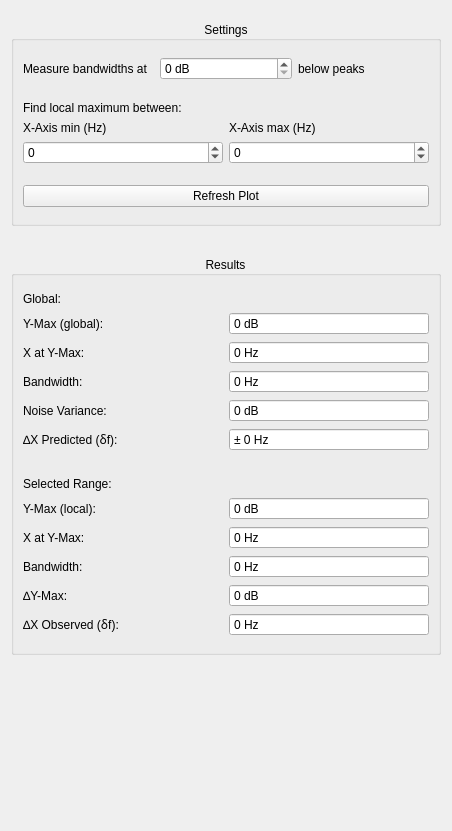
              <widget class="QWidget" name="scrollAreaWidgetContents_2">
               <property name="geometry">
                <rect>
                 <x>0</x>
                 <y>0</y>
                 <width>452</width>
                 <height>831</height>
                </rect>
               </property>
               <layout class="QVBoxLayout" name="verticalLayout_5">
                <item>
                 <layout class="QVBoxLayout" name="verticalLayout_4">
                  <property name="spacing">
                   <number>30</number>
                  </property>
                  <property name="topMargin">
                   <number>10</number>
                  </property>
                  <property name="bottomMargin">
                   <number>22</number>
                  </property>
                  <item>
                   <widget class="QGroupBox" name="group_settings">
                    <property name="title">
                     <string>Settings</string>
                    </property>
                    <property name="alignment">
                     <set>Qt::AlignCenter</set>
                    </property>
                    <layout class="QGridLayout" name="gridLayout_8">
                     <property name="topMargin">
                      <number>16</number>
                     </property>
                     <property name="bottomMargin">
                      <number>16</number>
                     </property>
                     <item row="0" column="0">
                      <layout class="QVBoxLayout" name="verticalLayout_2">
                       <item>
                        <layout class="QHBoxLayout" name="horizontalLayout_2">
                         <item>
                          <widget class="QLabel" name="label">
                           <property name="text">
                            <string>Measure bandwidths at</string>
                           </property>
                          </widget>
                         </item>
                         <item>
                          <widget class="QDoubleSpinBox" name="spin_measure_bandwidth_below">
                           <property name="suffix">
                            <string> dB</string>
                           </property>
                           <property name="decimals">
                            <number>0</number>
                           </property>
                           <property name="maximum">
                            <double>1000.000000000000000</double>
                           </property>
                          </widget>
                         </item>
                         <item>
                          <widget class="QLabel" name="label_2">
                           <property name="text">
                            <string>below peaks</string>
                           </property>
                          </widget>
                         </item>
                        </layout>
                       </item>
                       <item>
                        <spacer name="verticalSpacer_2">
                         <property name="orientation">
                          <enum>Qt::Vertical</enum>
                         </property>
                         <property name="sizeType">
                          <enum>QSizePolicy::Fixed</enum>
                         </property>
                         <property name="sizeHint" stdset="0">
                          <size>
                           <width>20</width>
                           <height>15</height>
                          </size>
                         </property>
                        </spacer>
                       </item>
                       <item>
                        <widget class="QLabel" name="label_3">
                         <property name="text">
                          <string>Find local maximum between:</string>
                         </property>
                        </widget>
                       </item>
                       <item>
                        <layout class="QGridLayout" name="gridLayout_10">
                         <item row="1" column="0">
                          <widget class="QDoubleSpinBox" name="spin_x_min">
                           <property name="decimals">
                            <number>0</number>
                           </property>
                           <property name="minimum">
                            <double>-10000.000000000000000</double>
                           </property>
                           <property name="maximum">
                            <double>10000.000000000000000</double>
                           </property>
                          </widget>
                         </item>
                         <item row="1" column="1">
                          <widget class="QDoubleSpinBox" name="spin_x_max">
                           <property name="decimals">
                            <number>0</number>
                           </property>
                           <property name="minimum">
                            <double>-10000.000000000000000</double>
                           </property>
                           <property name="maximum">
                            <double>10000.000000000000000</double>
                           </property>
                          </widget>
                         </item>
                         <item row="0" column="0">
                          <widget class="QLabel" name="label_4">
                           <property name="text">
                            <string>X-Axis min (Hz)</string>
                           </property>
                          </widget>
                         </item>
                         <item row="0" column="1">
                          <widget class="QLabel" name="label_5">
                           <property name="text">
                            <string>X-Axis max (Hz)</string>
                           </property>
                          </widget>
                         </item>
                        </layout>
                       </item>
                       <item>
                        <spacer name="verticalSpacer_3">
                         <property name="orientation">
                          <enum>Qt::Vertical</enum>
                         </property>
                         <property name="sizeHint" stdset="0">
                          <size>
                           <width>20</width>
                           <height>15</height>
                          </size>
                         </property>
                        </spacer>
                       </item>
                       <item>
                        <widget class="QPushButton" name="btn_refresh_plot">
                         <property name="text">
                          <string>Refresh Plot</string>
                         </property>
                        </widget>
                       </item>
                      </layout>
                     </item>
                    </layout>
                   </widget>
                  </item>
                  <item>
                   <widget class="QGroupBox" name="group_results">
                    <property name="title">
                     <string>Results</string>
                    </property>
                    <property name="alignment">
                     <set>Qt::AlignCenter</set>
                    </property>
                    <layout class="QGridLayout" name="gridLayout_12">
                     <property name="topMargin">
                      <number>16</number>
                     </property>
                     <property name="bottomMargin">
                      <number>16</number>
                     </property>
                     <item row="0" column="0">
                      <layout class="QGridLayout" name="gridLayout_11">
                       <item row="2" column="1">
                        <widget class="QDoubleSpinBox" name="spin_x_at_ymax_global">
                         <property name="readOnly">
                          <bool>true</bool>
                         </property>
                         <property name="buttonSymbols">
                          <enum>QAbstractSpinBox::NoButtons</enum>
                         </property>
                         <property name="suffix">
                          <string> Hz</string>
                         </property>
                         <property name="decimals">
                          <number>0</number>
                         </property>
                         <property name="minimum">
                          <double>-1000.000000000000000</double>
                         </property>
                         <property name="maximum">
                          <double>1000.000000000000000</double>
                         </property>
                        </widget>
                       </item>
                       <item row="4" column="0">
                        <widget class="QLabel" name="label_9">
                         <property name="text">
                          <string>Noise Variance:</string>
                         </property>
                        </widget>
                       </item>
                       <item row="7" column="0">
                        <widget class="QLabel" name="label_11">
                         <property name="text">
                          <string>Selected Range:</string>
                         </property>
                        </widget>
                       </item>
                       <item row="12" column="0">
                        <widget class="QLabel" name="label_17">
                         <property name="text">
                          <string>∆X Observed (ẟf):</string>
                         </property>
                        </widget>
                       </item>
                       <item row="9" column="1">
                        <widget class="QDoubleSpinBox" name="spin_x_at_ymax_local">
                         <property name="readOnly">
                          <bool>true</bool>
                         </property>
                         <property name="buttonSymbols">
                          <enum>QAbstractSpinBox::NoButtons</enum>
                         </property>
                         <property name="suffix">
                          <string> Hz</string>
                         </property>
                         <property name="decimals">
                          <number>0</number>
                         </property>
                         <property name="minimum">
                          <double>-1000.000000000000000</double>
                         </property>
                         <property name="maximum">
                          <double>1000.000000000000000</double>
                         </property>
                        </widget>
                       </item>
                       <item row="11" column="1">
                        <widget class="QDoubleSpinBox" name="spin_delta_y">
                         <property name="readOnly">
                          <bool>true</bool>
                         </property>
                         <property name="buttonSymbols">
                          <enum>QAbstractSpinBox::NoButtons</enum>
                         </property>
                         <property name="suffix">
                          <string> dB</string>
                         </property>
                         <property name="decimals">
                          <number>0</number>
                         </property>
                         <property name="minimum">
                          <double>-1000.000000000000000</double>
                         </property>
                         <property name="maximum">
                          <double>1000.000000000000000</double>
                         </property>
                        </widget>
                       </item>
                       <item row="3" column="0">
                        <widget class="QLabel" name="label_8">
                         <property name="text">
                          <string>Bandwidth:</string>
                         </property>
                        </widget>
                       </item>
                       <item row="9" column="0">
                        <widget class="QLabel" name="label_13">
                         <property name="text">
                          <string>X at Y-Max:</string>
                         </property>
                        </widget>
                       </item>
                       <item row="10" column="1">
                        <widget class="QDoubleSpinBox" name="spin_bandwidth_local">
                         <property name="readOnly">
                          <bool>true</bool>
                         </property>
                         <property name="buttonSymbols">
                          <enum>QAbstractSpinBox::NoButtons</enum>
                         </property>
                         <property name="suffix">
                          <string> Hz</string>
                         </property>
                         <property name="decimals">
                          <number>0</number>
                         </property>
                         <property name="minimum">
                          <double>-1000.000000000000000</double>
                         </property>
                         <property name="maximum">
                          <double>1000.000000000000000</double>
                         </property>
                        </widget>
                       </item>
                       <item row="2" column="0">
                        <widget class="QLabel" name="label_7">
                         <property name="text">
                          <string>X at Y-Max:</string>
                         </property>
                        </widget>
                       </item>
                       <item row="6" column="0">
                        <spacer name="verticalSpacer">
                         <property name="orientation">
                          <enum>Qt::Vertical</enum>
                         </property>
                         <property name="sizeType">
                          <enum>QSizePolicy::Fixed</enum>
                         </property>
                         <property name="sizeHint" stdset="0">
                          <size>
                           <width>20</width>
                           <height>20</height>
                          </size>
                         </property>
                        </spacer>
                       </item>
                       <item row="11" column="0">
                        <widget class="QLabel" name="label_16">
                         <property name="text">
                          <string>∆Y-Max:</string>
                         </property>
                        </widget>
                       </item>
                       <item row="8" column="1">
                        <widget class="QDoubleSpinBox" name="spin_ymax_local">
                         <property name="readOnly">
                          <bool>true</bool>
                         </property>
                         <property name="buttonSymbols">
                          <enum>QAbstractSpinBox::NoButtons</enum>
                         </property>
                         <property name="suffix">
                          <string> dB</string>
                         </property>
                         <property name="decimals">
                          <number>0</number>
                         </property>
                         <property name="minimum">
                          <double>-1000.000000000000000</double>
                         </property>
                         <property name="maximum">
                          <double>1000.000000000000000</double>
                         </property>
                        </widget>
                       </item>
                       <item row="4" column="1">
                        <widget class="QDoubleSpinBox" name="spin_noise_variance_global">
                         <property name="readOnly">
                          <bool>true</bool>
                         </property>
                         <property name="buttonSymbols">
                          <enum>QAbstractSpinBox::NoButtons</enum>
                         </property>
                         <property name="suffix">
                          <string> dB</string>
                         </property>
                         <property name="decimals">
                          <number>0</number>
                         </property>
                         <property name="minimum">
                          <double>-1000.000000000000000</double>
                         </property>
                         <property name="maximum">
                          <double>1000.000000000000000</double>
                         </property>
                        </widget>
                       </item>
                       <item row="5" column="0">
                        <widget class="QLabel" name="label_10">
                         <property name="text">
                          <string>∆X Predicted (ẟf):</string>
                         </property>
                        </widget>
                       </item>
                       <item row="5" column="1">
                        <widget class="QDoubleSpinBox" name="spin_delta_x_predict">
                         <property name="readOnly">
                          <bool>true</bool>
                         </property>
                         <property name="buttonSymbols">
                          <enum>QAbstractSpinBox::NoButtons</enum>
                         </property>
                         <property name="prefix">
                          <string>± </string>
                         </property>
                         <property name="suffix">
                          <string> Hz</string>
                         </property>
                         <property name="decimals">
                          <number>0</number>
                         </property>
                         <property name="minimum">
                          <double>0.000000000000000</double>
                         </property>
                         <property name="maximum">
                          <double>1000.000000000000000</double>
                         </property>
                        </widget>
                       </item>
                       <item row="10" column="0">
                        <widget class="QLabel" name="label_14">
                         <property name="text">
                          <string>Bandwidth:</string>
                         </property>
                        </widget>
                       </item>
                       <item row="1" column="0">
                        <widget class="QLabel" name="label_6">
                         <property name="text">
                          <string>Y-Max (global):</string>
                         </property>
                        </widget>
                       </item>
                       <item row="1" column="1">
                        <widget class="QDoubleSpinBox" name="spin_ymax_global">
                         <property name="readOnly">
                          <bool>true</bool>
                         </property>
                         <property name="buttonSymbols">
                          <enum>QAbstractSpinBox::NoButtons</enum>
                         </property>
                         <property name="suffix">
                          <string> dB</string>
                         </property>
                         <property name="decimals">
                          <number>0</number>
                         </property>
                         <property name="minimum">
                          <double>-1000.000000000000000</double>
                         </property>
                         <property name="maximum">
                          <double>1000.000000000000000</double>
                         </property>
                        </widget>
                       </item>
                       <item row="8" column="0">
                        <widget class="QLabel" name="label_12">
                         <property name="text">
                          <string>Y-Max (local):</string>
                         </property>
                        </widget>
                       </item>
                       <item row="12" column="1">
                        <widget class="QDoubleSpinBox" name="spin_delta_x_observed">
                         <property name="readOnly">
                          <bool>true</bool>
                         </property>
                         <property name="buttonSymbols">
                          <enum>QAbstractSpinBox::NoButtons</enum>
                         </property>
                         <property name="suffix">
                          <string> Hz</string>
                         </property>
                         <property name="decimals">
                          <number>0</number>
                         </property>
                         <property name="minimum">
                          <double>-1000.000000000000000</double>
                         </property>
                         <property name="maximum">
                          <double>1000.000000000000000</double>
                         </property>
                        </widget>
                       </item>
                       <item row="3" column="1">
                        <widget class="QDoubleSpinBox" name="spin_bandwidth_global">
                         <property name="readOnly">
                          <bool>true</bool>
                         </property>
                         <property name="buttonSymbols">
                          <enum>QAbstractSpinBox::NoButtons</enum>
                         </property>
                         <property name="suffix">
                          <string> Hz</string>
                         </property>
                         <property name="decimals">
                          <number>0</number>
                         </property>
                         <property name="minimum">
                          <double>-1000.000000000000000</double>
                         </property>
                         <property name="maximum">
                          <double>1000.000000000000000</double>
                         </property>
                        </widget>
                       </item>
                       <item row="0" column="0">
                        <widget class="QLabel" name="label_15">
                         <property name="text">
                          <string>Global:</string>
                         </property>
                        </widget>
                       </item>
                      </layout>
                     </item>
                    </layout>
                   </widget>
                  </item>
                  <item>
                   <spacer name="verticalSpacer_5">
                    <property name="orientation">
                     <enum>Qt::Vertical</enum>
                    </property>
                    <property name="sizeHint" stdset="0">
                     <size>
                      <width>20</width>
                      <height>10</height>
                     </size>
                    </property>
                   </spacer>
                  </item>
                 </layout>
                </item>
               </layout>
              </widget>
